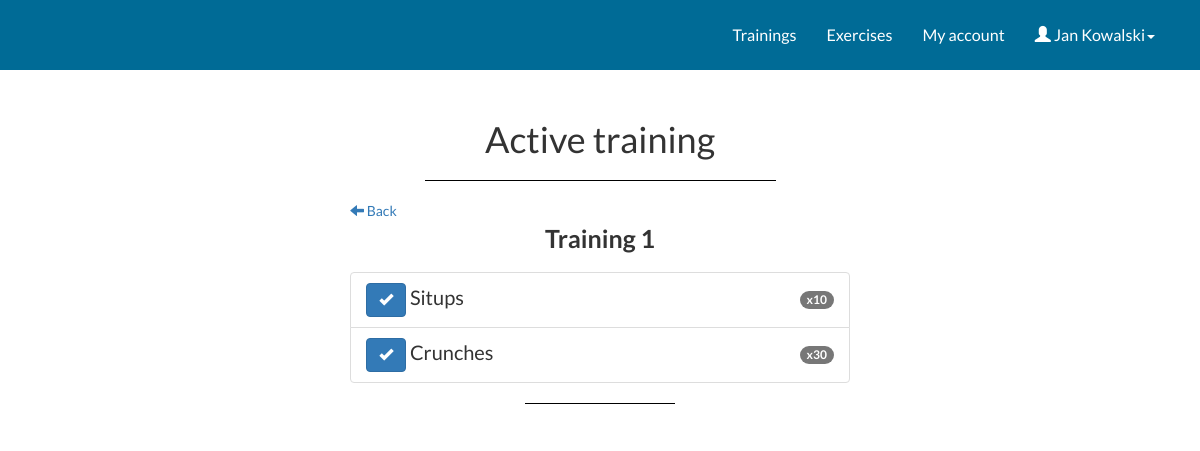
/start_training.php?id=1 (signed in), run on the app's committed database.
### tables this page shows
CREATE TABLE Training_session
(
ID INTEGER NOT NULL AUTO_INCREMENT,
Name VARCHAR(30),
ID_User INTEGER,
Training_date Date,
ID_Training_type INTEGER,
ID_Trainer INTEGER,
Location VARCHAR(40),
Description VARCHAR(200),
CONSTRAINT Training_session_PK PRIMARY KEY (ID),
CONSTRAINT Training_session_ID_User_FK FOREIGN KEY	(ID_User) REFERENCES Users (ID),
CONSTRAINT Training_session_ID_Training_type_FK FOREIGN KEY (ID_Training_type) REFERENCES Training_types (ID),
CONSTRAINT Training_session_ID_Trainer_FK FOREIGN KEY (ID_Trainer) REFERENCES Users (ID)
)DEFAULT CHARSET=utf8 COLLATE=utf8_polish_ci;

CREATE TABLE Series
(
ID INTEGER NOT NULL AUTO_INCREMENT,
ID_Exercise INTEGER,
Repetition INTEGER,
Duration FLOAT(4),
Series_load FLOAT(4),
CONSTRAINT Series_PK PRIMARY KEY (ID),
CONSTRAINT Series_ID_Exercise_FK FOREIGN KEY (ID_Exercise) REFERENCES Exercises(ID)
);

CREATE TABLE Exercises
(
ID INTEGER NOT NULL AUTO_INCREMENT,
Name VARCHAR(20),
ID_Exercise_type INTEGER,
Calories_burning_rate INTEGER,
Equipment VARCHAR(100),
Permanent INTEGER,
ID_User INTEGER,
CONSTRAINT Exercises_PK PRIMARY KEY(ID),
CONSTRAINT Exercises_Name_User_ID_U UNIQUE (Name, ID_User),
CONSTRAINT EXercises_ID_Exercise_type FOREIGN KEY (ID_Exercise_type) REFERENCES Exercise_types(ID),
CONSTRAINT Exercises_ID_User FOREIGN KEY (ID_User) REFERENCES Users(ID)
);

### start_training.php (the view, shortened to what this page needs)
<?php
require_once "connect.php";
$id_session = $_GET['id'];
?>
<!DOCTYPE html>
<html lang="en">
<head>
	<link rel="stylesheet" href="https://maxcdn.bootstrapcdn.com/bootstrap/3.3.7/css/bootstrap.min.css">
 	<link rel="stylesheet" type="text/css" href="main.css">
</head>
<body>
 <?php include 'topbar.php';?>
<div class="panel-heading" style="padding-bottom: 0px;">
    <div class="panel-title text-center">
    	<h1 class="title">Active training </h1>
    </div>
</div>
<div class="container" align="center">
	<div class="start-training-field" style="text-align: left;">
<a href="training.php" id="back-button"><span class="glyphicon glyphicon-arrow-left" aria-hidden="true"></span> Back</a>
<?php
try
{
	$connection = new mysqli($host, $db_user, $db_password, $db_name);
	if ($connection->connect_errno!=0)
	{
		throw new Exception(mysqli_connect_errno());
	}
	else
	{
		$result = $connection->query("SELECT Name FROM Training_session WHERE ID = '$id_session'");
		$row = $result -> fetch_assoc();
		$name = $row['Name'];
		echo "<div style=\"font-size: 25px;\" align=\"center\"><strong>".$name."</strong></div>";
	}
}
catch(Exception $e)
{
	echo '<span style="color:red;">Server error</span>';
	echo '<br />Information for developers: '.$e;
}
?>
 	<ul class="list-group">
		<?php
			try
			{
				$connection = new mysqli($host, $db_user, $db_password, $db_name);
				if ($connection->connect_errno!=0)
				{
					throw new Exception(mysqli_connect_errno());
				}
				else
				{
					$result = $connection->query("SELECT s.ID, e.Name, s.Repetition, s.Duration, s.Series_load FROM Series s INNER JOIN Exercises e ON s.ID_Exercise = e.ID INNER JOIN Training_session_Series tss ON s.ID = tss.ID_Series INNER JOIN Training_session ts ON ts.ID = tss.ID_Training_session WHERE ts.ID = '$id_session'");
				}
				$i=1;
				while ($row = $result -> fetch_assoc())
				{
					$name = $row['Name'];
					$repetition = $row['Repetition'];
					echo "<li class=\"list-group-item align-middle text-left li-training pending justify-content-between\" vertical-align = \"middle\">".
					"<button class=\"chk_pending btn btn-primary btn-md\"  align = \"\" onclick = \"showHide(".$i.",1)\"><i class=\"glyphicon glyphicon-ok\"></i></button>  ".$name;
							if($repetition != NULL)
							{
								echo "<span class=\"badge badge-default badge-pill badge-start\">x".$repetition."</span>";
							}
							echo "</li>";
							$i++;
				}
			}
			catch(Exception $e)
			{
				echo '<span style="color:red;">Server error</span>';
				echo '<br />Information for developers: '.$e;
			}
		?>
	</ul>
</div>
</div>
</body>
</html>

### main.css (style rules this page uses)
html, body { font-family: 'Lato', serif; background-color: #fff; }
.list-group { max-width: 500px; min-width: 300px; margin-top: 15px; }
.badge-start { margin-top: 8px; }
.li-training { font-size: 20px; }
#back-button { font-size: 14px; text-align: left; margin-bottom: 50px; }
.start-training-field { margin-right: auto; margin-left: auto; max-width: 500px;" text-align: center; }
.panel-heading { padding-bottom: 0; }

### start_training.php (style rules this page uses)
.pending { display: block; }

### data on the page
training_session: Name "Training 1"
series: ID_Exercise.Name "Situps", Repetition "10"
series: ID_Exercise.Name "Crunches", Repetition "30"

### other printed values
$_SESSION["name"] "Jan"
$_SESSION["surname"] "Kowalski"
